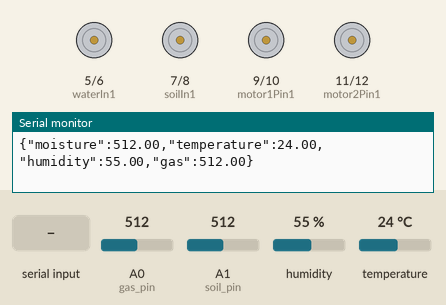
A sketch run on a simulated Arduino Uno, built with avr-gcc and run on an emulated ATmega328P. On the bench: motor-driver pin pairs drawn as motors (green arrow = first pin HIGH = forward, orange = second pin HIGH = backward, longer = more drive), the last lines printed to the serial monitor. The inputs (shaded band) are chosen by the test bench; at power-on: A0 (gas_pin) = 512, A1 (soil_pin) = 512, humidity 55 %, temperature 24 °C.

Above: at 1.2 s.
1.3 s: "o" received over Serial
At 2.7 s:
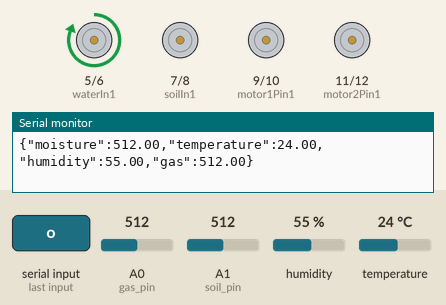
3.0 s: "l" received over Serial
At 3.29 s:
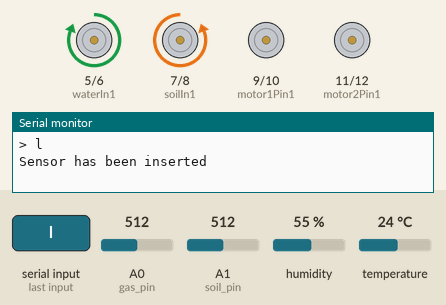
4.9 s: "u" received over Serial
At 5.24 s:
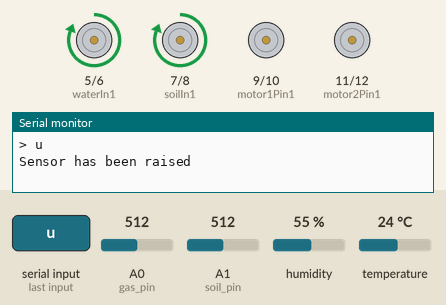
6.9 s: "w" received over Serial
At 7.8 s:
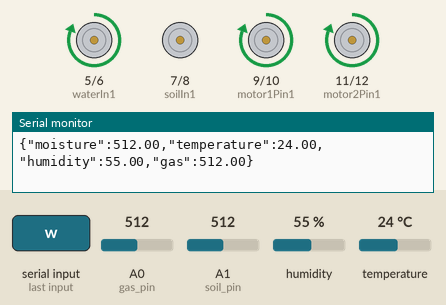
8.5 s: "f" received over Serial
At 9.0 s:
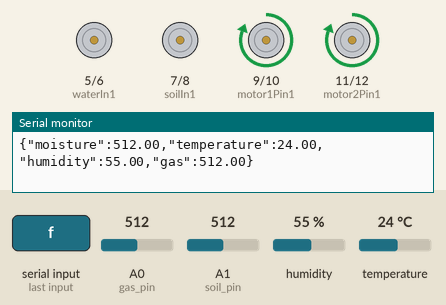
10.1 s: "s" received over Serial
At 11.1 s:
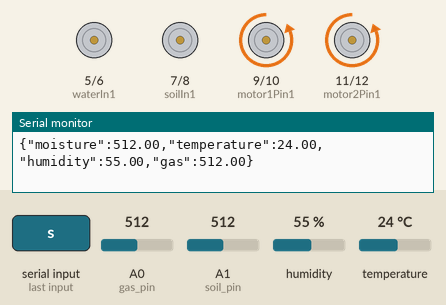
Timing chart, 0 to 12.6 s (numbered marks = the images above; inputs shaded):
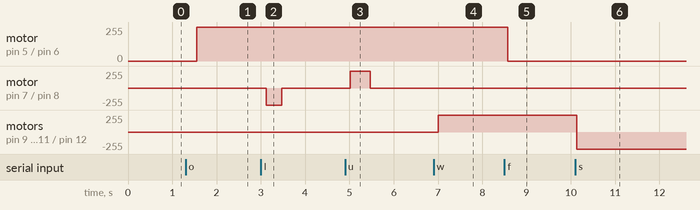

Measured:
- after the input at 1.3 s, motor on pin 5 (waterIn1) / pin 6 (waterIn2): stopped → forward 255/255 after 0.25 s
- after the input at 3.0 s, motor on pin 7 (soilIn1) / pin 8 (soilIn2): stopped → backward 255/255 after 0.12 s, → stopped 0.35 s later
- after the input at 4.9 s, motor on pin 7 (soilIn1) / pin 8 (soilIn2): stopped → forward 255/255 after 0.11 s, → stopped 0.45 s later
- after the input at 6.9 s, motor on pin 9 (motor1Pin1) / pin 10 (motor1Pin2), motor on pin 11 (motor2Pin1) / pin 12 (motor2Pin2): stopped → forward 255/255 after 0.11 s
- after the input at 8.5 s, motor on pin 5 (waterIn1) / pin 6 (waterIn2): forward 255/255 → stopped after 0.07 s
- after the input at 10.1 s, motor on pin 9 (motor1Pin1) / pin 10 (motor1Pin2), motor on pin 11 (motor2Pin1) / pin 12 (motor2Pin2): forward 255/255 → backward 255/255 at once

The sketch:

TerraKronos.ino
```cpp
#include "DHT.h"

DHT dht;
const int soil_pin = A1;   // A1 Soil Moisture
const int gas_pin = A0;    // A0 Gas
const int temp_pin = 4;    // D4 Temperature/Humidity

const int waterIn1 = 5;
const int waterIn2 = 6;
const int soilIn1 = 7;
const int soilIn2 = 8;

// Motor A (right side)
const int motor1Pin1 = 9; // Connect to IN1 of L298N
const int motor1Pin2 = 10; // Connect to IN2 of L298N

// Motor B (left side)
const int motor2Pin1 = 11; // Connect to IN3 of L298N
const int motor2Pin2 = 12; // Connect to IN4 of L298N


char cmd;

struct SensorData {
  float moisture;
  float temperature;
  float humidity;
  float gas;
};

void setup() {
  Serial.begin(9600);       // Baudrate for serial communication
  dht.setup(4);             // D4 for Temperature/Humidity sensor
  pinMode(waterIn1, OUTPUT);
  pinMode(waterIn2, OUTPUT);
  pinMode(soilIn1, OUTPUT);
  pinMode(soilIn2, OUTPUT);

  pinMode(motor1Pin1, OUTPUT);
  pinMode(motor1Pin2, OUTPUT);
  pinMode(motor2Pin1, OUTPUT);
  pinMode(motor2Pin2, OUTPUT);

  // Stop the motors initially
  digitalWrite(motor1Pin1, LOW);
  digitalWrite(motor1Pin2, LOW);
  digitalWrite(motor2Pin1, LOW);
  digitalWrite(motor2Pin2, LOW);

  Serial.println("Ready!");
}

void loop() {
  if (Serial.available()) {
    cmd = Serial.read();
    Serial.println("> " + String(cmd));

    switch (cmd) {
      case 'o':
        digitalWrite(waterIn1, HIGH);
        digitalWrite(waterIn2, LOW);
        Serial.println("Water pump turned ON");
        break;
      case 'f':
        digitalWrite(waterIn1, LOW);
        digitalWrite(waterIn2, LOW);
        Serial.println("Water pump turned OFF");
        break;
      case 'l':
        digitalWrite(soilIn1, LOW);
        digitalWrite(soilIn2, HIGH);
        Serial.println("Sensor has been inserted");
        delay(350);
        digitalWrite(soilIn1, LOW);
        digitalWrite(soilIn2, LOW);
        break;
      case 'u':
        digitalWrite(soilIn1, HIGH);
        digitalWrite(soilIn2, LOW);
        Serial.println("Sensor has been raised");
        delay(450);
        digitalWrite(soilIn1, LOW);
        digitalWrite(soilIn2, LOW);
        break;
      case 'v':
        digitalWrite(soilIn1, LOW);
        digitalWrite(soilIn2, LOW);
        Serial.println("Soil sensor has been paused");
        break;
      case 'w': // Forward
        moveForward();
        break;
      case 's': // Backward
        moveBackward();
        break;
      case 'a': // Left (rotate left)
        rotateLeft();
        break;
      case 'd': // Right (rotate right)
        rotateRight();
        break;
      case 'z': // Stop
        stopMotors();
        break;
      default:
        break;
    }
  }

  SensorData data;
  data.humidity = dht.getHumidity();
  data.temperature = dht.getTemperature();
  data.moisture = analogRead(soil_pin);
  data.gas = analogRead(gas_pin);

  sendSensorData(data);
  delay(250);
}

void sendSensorData(const SensorData &data) {
  Serial.print("{");
  Serial.print("\"moisture\":");
  Serial.print(data.moisture);
  Serial.print(",");
  Serial.print("\"temperature\":");
  Serial.print(data.temperature);
  Serial.print(",");
  Serial.print("\"humidity\":");
  Serial.print(data.humidity);
  Serial.print(",");
  Serial.print("\"gas\":");
  Serial.print(data.gas);
  Serial.println("}");
}


void moveForward() {
  Serial.println("Moving forward");
  digitalWrite(motor1Pin1, HIGH);
  digitalWrite(motor1Pin2, LOW);
  digitalWrite(motor2Pin1, HIGH);
  digitalWrite(motor2Pin2, LOW);
}

void moveBackward() {
  Serial.println("Moving back");
  digitalWrite(motor1Pin1, LOW);
  digitalWrite(motor1Pin2, HIGH);
  digitalWrite(motor2Pin1, LOW);
  digitalWrite(motor2Pin2, HIGH);
}

void rotateLeft() {
  Serial.println("Moving left");
  digitalWrite(motor1Pin1, LOW);
  digitalWrite(motor1Pin2, HIGH);
  digitalWrite(motor2Pin1, HIGH);
  digitalWrite(motor2Pin2, LOW);
}

void rotateRight() {
  Serial.println("Moving right");
  digitalWrite(motor1Pin1, HIGH);
  digitalWrite(motor1Pin2, LOW);
  digitalWrite(motor2Pin1, LOW);
  digitalWrite(motor2Pin2, HIGH);
}

void stopMotors() {
  Serial.println("Stopping");
  digitalWrite(motor1Pin1, LOW);
  digitalWrite(motor1Pin2, LOW);
  digitalWrite(motor2Pin1, LOW);
  digitalWrite(motor2Pin2, LOW);
}
```
